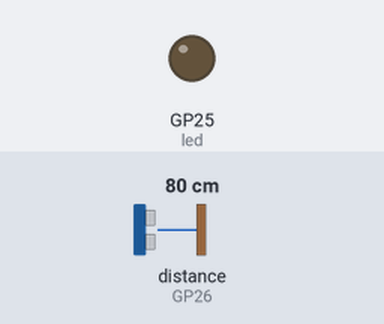
The program below on a simulated Raspberry Pi Pico running MicroPython. Shown: output pins drawn as LEDs (lit = HIGH). Dashed ring = blinking. The inputs (shaded band) are chosen by the test bench; at power-on: distance to the obstacle (sensor on GP26) 80 cm. The echo pulse lasts 58.3 µs per cm; pins used as bus, display or sensor lines are not drawn.

Above: at 1.2 s.
1.3 s: distance to the obstacle (sensor on GP26) set to 65 cm
2.8 s: distance to the obstacle (sensor on GP26) set to 57 cm
At 3.3 s:
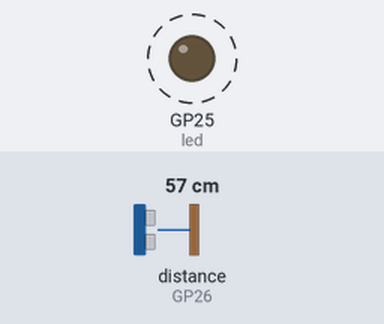
5.8 s: distance to the obstacle (sensor on GP26) set to 12 cm
At 6.05 s:
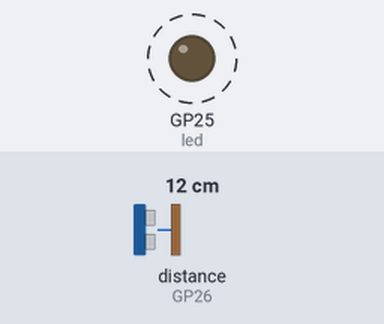
8.8 s: distance to the obstacle (sensor on GP26) set to 9 cm
At 9.4 s:
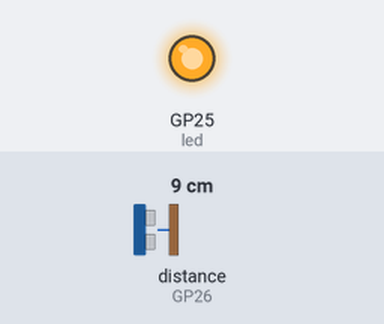
10.3 s: distance to the obstacle (sensor on GP26) set to 120 cm
At 11.4 s:
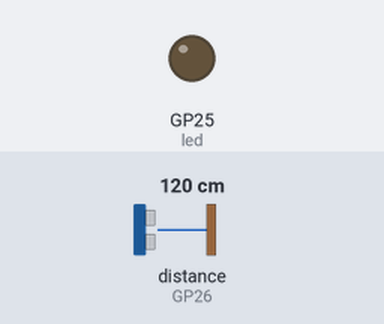
Timing chart, 0 to 12.8 s (numbered marks = the images above; inputs shaded):
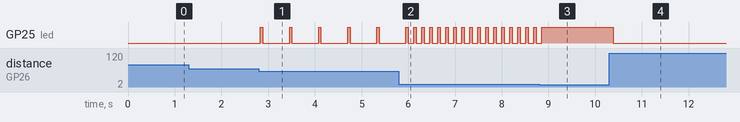

The program:

s13_parking_sensor.py
```python
# Parking sensor: the LED blinks faster when an object is closer
from machine import Pin, time_pulse_us
import time

trigger = Pin(27, Pin.OUT)      # Trig -> GP27
echo = Pin(26, Pin.IN)          # Echo -> GP26
led = Pin("LED", Pin.OUT)       # the green LED on the Pico


def measure_distance():
    trigger.low()
    time.sleep_us(2)
    trigger.high()
    time.sleep_us(10)
    trigger.low()
    pulse = time_pulse_us(echo, 1, 30000)
    if pulse < 0:
        return None
    return pulse * 0.0343 / 2


while True:
    d = measure_distance()
    if d is None or d > 60:
        led.off()               # nothing close: LED off
        time.sleep_ms(100)
    elif d < 10:
        led.on()                # very close: LED stays on
        time.sleep_ms(100)
    else:
        pause = int(d * 10)     # 10 cm -> 100 ms, 60 cm -> 600 ms
        led.on()
        time.sleep_ms(50)
        led.off()
        time.sleep_ms(pause)
```

Measured:
- the behaviour switches between 61 and 60 cm on distance to the obstacle (sensor on GP26) (found by bisection; images 0 and 1)
- the behaviour switches between 11 and 10 cm on distance to the obstacle (sensor on GP26) (found by bisection; images 2 and 3)
- after the input at 1.3 s, every drawn part: stays the same
- after the input at 2.8 s, GP25 (led): alternates HIGH for 0.05 s and LOW for 0.57 s, starting at once
- after the input at 5.8 s, GP25 (led): alternates HIGH for 0.05 s and LOW for 0.12 s, starting after 0.32 s
- after the input at 8.8 s, GP25 (led): goes on until 8.9 s, then stays HIGH
- after the input at 10.3 s, GP25 (led): HIGH → LOW after 0.08 s
